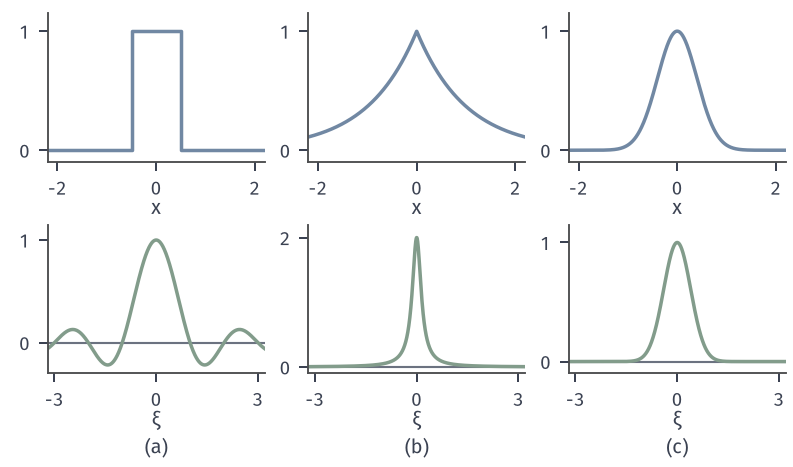

Generate this figure with Python:
from pathlib import Path
import sys
ROOT = next(p for p in Path(__file__).resolve().parents if (p/"build.sh").is_file() and (p/"tex/book.tex").is_file())
sys.path.insert(0, str(ROOT/"figures/00-shared/mathematical-preliminaries-upper/00-shared/comprehension-figures"))
from support import figure, save, BLUE, GREEN, YELLOW, RED, PURPLE, INK, MUTED, GRID, BLUE_FILL, GREEN_FILL, YELLOW_FILL, RED_FILL, PURPLE_FILL
import numpy as np

def tag(fig, axes, y=.02):
    for ax, s in zip(axes, ['(a)', '(b)', '(c)', '(d)', '(e)', '(f)']):
        q = ax.get_position(); fig.text((q.x0+q.x1)/2, y, s, ha='center', va='bottom')

# 三个变换对：方框—sinc，双边指数—2/(1+4 pi^2 xi^2)，Gauss—Gauss。
fig, axes = figure(width_mm=112, height_mm=66, nrows=2, ncols=3)
fig.set_layout_engine(None)
fig.subplots_adjust(left=.06, right=.99, top=.97, bottom=.2, wspace=.2, hspace=.42)
x = np.linspace(-2.2, 2.2, 1500); xi = np.linspace(-3.2, 3.2, 1500)
fs = [lambda s: (np.abs(s) <= .5)*1., lambda s: np.exp(-np.abs(s)), lambda s: np.exp(-np.pi*s**2)]
gs = [lambda s: np.sinc(s), lambda s: 2/(1+4*np.pi**2*s**2), lambda s: np.exp(-np.pi*s**2)]
lim = [(-.3, 1.15), (-.1, 2.2), (-.1, 1.15)]
for j in range(3):
    a = axes[0, j]
    if j == 0:
        a.plot([-2.2, -.5, -.5, .5, .5, 2.2], [0, 0, 1, 1, 0, 0], color=BLUE, lw=1.4)
    else:
        a.plot(x, fs[j](x), color=BLUE, lw=1.4)
    a.set_xlim(-2.2, 2.2); a.set_ylim(-.1, 1.15); a.set_xticks([-2, 0, 2]); a.set_yticks([0, 1]); a.set_xlabel('$x$', labelpad=0)
    b = axes[1, j]
    b.axhline(0, color=MUTED, lw=.85)
    b.plot(xi, gs[j](xi), color=GREEN, lw=1.4)
    b.set_xlim(-3.2, 3.2); b.set_ylim(*lim[j]); b.set_xticks([-3, 0, 3]); b.set_yticks([0, 2] if j == 1 else [0, 1]); b.set_xlabel(r'$\xi$', labelpad=0)
tag(fig, axes[1])
save(fig, Path(__file__).resolve().parent, 'figure', {'formula': 'B<->sinc, exp(-|x|)<->2/(1+4pi^2 xi^2), G<->G'})
